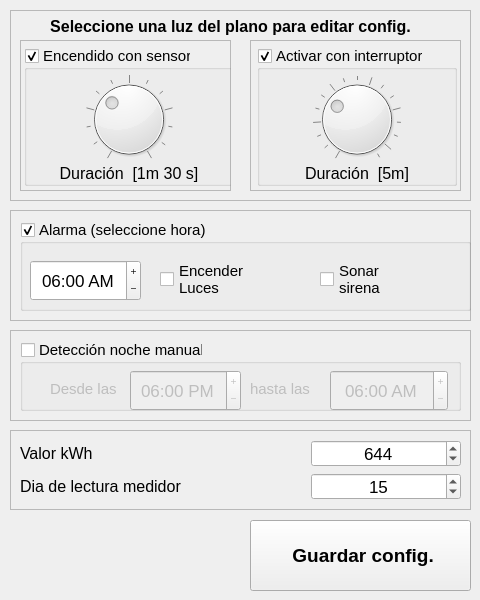
    <widget class="QWidget" name="configG">
     <attribute name="title">
      <string>Config. general</string>
     </attribute>
     <widget class="QPushButton" name="btnSaveG">
      <property name="geometry">
       <rect>
        <x>250</x>
        <y>520</y>
        <width>221</width>
        <height>71</height>
       </rect>
      </property>
      <property name="minimumSize">
       <size>
        <width>0</width>
        <height>0</height>
       </size>
      </property>
      <property name="maximumSize">
       <size>
        <width>512</width>
        <height>200</height>
       </size>
      </property>
      <property name="font">
       <font>
        <family>Arial</family>
        <pointsize>14</pointsize>
        <weight>75</weight>
        <italic>false</italic>
        <bold>true</bold>
       </font>
      </property>
      <property name="text">
       <string> Guardar config.</string>
      </property>
      <property name="icon">
       <iconset resource="icons.qrc">
        <normaloff>:/save</normaloff>:/save</iconset>
      </property>
      <property name="iconSize">
       <size>
        <width>64</width>
        <height>64</height>
       </size>
      </property>
     </widget>
     <widget class="QFrame" name="frame_15">
      <property name="geometry">
       <rect>
        <x>10</x>
        <y>10</y>
        <width>461</width>
        <height>191</height>
       </rect>
      </property>
      <property name="frameShape">
       <enum>QFrame::StyledPanel</enum>
      </property>
      <property name="frameShadow">
       <enum>QFrame::Raised</enum>
      </property>
      <widget class="QFrame" name="frame_16">
       <property name="geometry">
        <rect>
         <x>10</x>
         <y>30</y>
         <width>211</width>
         <height>151</height>
        </rect>
       </property>
       <property name="frameShape">
        <enum>QFrame::StyledPanel</enum>
       </property>
       <property name="frameShadow">
        <enum>QFrame::Raised</enum>
       </property>
       <widget class="QGroupBox" name="gboxSensorOn">
        <property name="geometry">
         <rect>
          <x>4</x>
          <y>6</y>
          <width>210</width>
          <height>140</height>
         </rect>
        </property>
        <property name="font">
         <font>
          <pointsize>11</pointsize>
          <weight>50</weight>
          <bold>false</bold>
         </font>
        </property>
        <property name="title">
         <string>Encendido con sensor</string>
        </property>
        <property name="checkable">
         <bool>true</bool>
        </property>
        <property name="checked">
         <bool>true</bool>
        </property>
        <layout class="QVBoxLayout" name="verticalLayout_2">
         <property name="spacing">
          <number>0</number>
         </property>
         <property name="leftMargin">
          <number>0</number>
         </property>
         <property name="topMargin">
          <number>5</number>
         </property>
         <property name="rightMargin">
          <number>0</number>
         </property>
         <property name="bottomMargin">
          <number>0</number>
         </property>
         <item>
          <widget class="QDial" name="dialShort">
           <property name="minimum">
            <number>10</number>
           </property>
           <property name="maximum">
            <number>240</number>
           </property>
           <property name="singleStep">
            <number>10</number>
           </property>
           <property name="pageStep">
            <number>30</number>
           </property>
           <property name="value">
            <number>90</number>
           </property>
           <property name="orientation">
            <enum>Qt::Horizontal</enum>
           </property>
           <property name="invertedAppearance">
            <bool>false</bool>
           </property>
           <property name="invertedControls">
            <bool>false</bool>
           </property>
           <property name="notchTarget">
            <double>9.000000000000000</double>
           </property>
           <property name="notchesVisible">
            <bool>true</bool>
           </property>
          </widget>
         </item>
         <item>
          <widget class="QLabel" name="lblDialShort">
           <property name="maximumSize">
            <size>
             <width>16777215</width>
             <height>32</height>
            </size>
           </property>
           <property name="font">
            <font>
             <pointsize>12</pointsize>
            </font>
           </property>
           <property name="text">
            <string>Duración  [1m 30 s]</string>
           </property>
           <property name="alignment">
            <set>Qt::AlignCenter</set>
           </property>
          </widget>
         </item>
        </layout>
       </widget>
      </widget>
      <widget class="QFrame" name="frame_17">
       <property name="geometry">
        <rect>
         <x>240</x>
         <y>30</y>
         <width>211</width>
         <height>151</height>
        </rect>
       </property>
       <property name="frameShape">
        <enum>QFrame::StyledPanel</enum>
       </property>
       <property name="frameShadow">
        <enum>QFrame::Raised</enum>
       </property>
       <widget class="QGroupBox" name="gboxOnSen_3">
        <property name="geometry">
         <rect>
          <x>7</x>
          <y>6</y>
          <width>200</width>
          <height>140</height>
         </rect>
        </property>
        <property name="font">
         <font>
          <pointsize>11</pointsize>
          <weight>50</weight>
          <bold>false</bold>
         </font>
        </property>
        <property name="title">
         <string>Activar con interruptor</string>
        </property>
        <property name="checkable">
         <bool>true</bool>
        </property>
        <property name="checked">
         <bool>true</bool>
        </property>
        <layout class="QVBoxLayout" name="verticalLayout_4">
         <property name="spacing">
          <number>0</number>
         </property>
         <property name="leftMargin">
          <number>0</number>
         </property>
         <property name="topMargin">
          <number>5</number>
         </property>
         <property name="rightMargin">
          <number>0</number>
         </property>
         <property name="bottomMargin">
          <number>0</number>
         </property>
         <item>
          <widget class="QDial" name="dialLong">
           <property name="minimum">
            <number>0</number>
           </property>
           <property name="maximum">
            <number>240</number>
           </property>
           <property name="singleStep">
            <number>15</number>
           </property>
           <property name="pageStep">
            <number>45</number>
           </property>
           <property name="value">
            <number>75</number>
           </property>
           <property name="sliderPosition">
            <number>75</number>
           </property>
           <property name="orientation">
            <enum>Qt::Horizontal</enum>
           </property>
           <property name="invertedAppearance">
            <bool>false</bool>
           </property>
           <property name="invertedControls">
            <bool>false</bool>
           </property>
           <property name="notchTarget">
            <double>5.000000000000000</double>
           </property>
           <property name="notchesVisible">
            <bool>true</bool>
           </property>
          </widget>
         </item>
         <item>
          <widget class="QLabel" name="lblDialLong">
           <property name="maximumSize">
            <size>
             <width>16777215</width>
             <height>32</height>
            </size>
           </property>
           <property name="font">
            <font>
             <pointsize>12</pointsize>
            </font>
           </property>
           <property name="text">
            <string>Duración  [5m]</string>
           </property>
           <property name="alignment">
            <set>Qt::AlignCenter</set>
           </property>
          </widget>
         </item>
        </layout>
       </widget>
      </widget>
      <widget class="QLabel" name="label_9">
       <property name="geometry">
        <rect>
         <x>10</x>
         <y>8</y>
         <width>421</width>
         <height>17</height>
        </rect>
       </property>
       <property name="font">
        <font>
         <pointsize>12</pointsize>
         <weight>75</weight>
         <bold>true</bold>
        </font>
       </property>
       <property name="text">
        <string>Seleccione una luz del plano para editar config.</string>
       </property>
       <property name="alignment">
        <set>Qt::AlignCenter</set>
       </property>
      </widget>
     </widget>
     <widget class="QFrame" name="frame_18">
      <property name="geometry">
       <rect>
        <x>10</x>
        <y>210</y>
        <width>461</width>
        <height>111</height>
       </rect>
      </property>
      <property name="frameShape">
       <enum>QFrame::StyledPanel</enum>
      </property>
      <property name="frameShadow">
       <enum>QFrame::Raised</enum>
      </property>
      <widget class="QGroupBox" name="gboxAlarmOn">
       <property name="geometry">
        <rect>
         <x>10</x>
         <y>10</y>
         <width>451</width>
         <height>91</height>
        </rect>
       </property>
       <property name="font">
        <font>
         <pointsize>11</pointsize>
        </font>
       </property>
       <property name="title">
        <string>Alarma (seleccione hora)</string>
       </property>
       <property name="checkable">
        <bool>true</bool>
       </property>
       <property name="checked">
        <bool>true</bool>
       </property>
       <widget class="QCheckBox" name="chkLigthsG">
        <property name="geometry">
         <rect>
          <x>140</x>
          <y>25</y>
          <width>161</width>
          <height>69</height>
         </rect>
        </property>
        <property name="text">
         <string>Encender 
Luces</string>
        </property>
        <property name="icon">
         <iconset resource="icons.qrc">
          <normaloff>:/saver2</normaloff>:/saver2</iconset>
        </property>
        <property name="iconSize">
         <size>
          <width>60</width>
          <height>60</height>
         </size>
        </property>
       </widget>
       <widget class="QCheckBox" name="chkSirenG">
        <property name="geometry">
         <rect>
          <x>300</x>
          <y>25</y>
          <width>131</width>
          <height>69</height>
         </rect>
        </property>
        <property name="text">
         <string>Sonar 
sirena</string>
        </property>
        <property name="icon">
         <iconset resource="icons.qrc">
          <normaloff>:/siren</normaloff>:/siren</iconset>
        </property>
        <property name="iconSize">
         <size>
          <width>60</width>
          <height>60</height>
         </size>
        </property>
       </widget>
       <widget class="QTimeEdit" name="timeAlarm">
        <property name="geometry">
         <rect>
          <x>10</x>
          <y>40</y>
          <width>111</width>
          <height>41</height>
         </rect>
        </property>
        <property name="font">
         <font>
          <pointsize>13</pointsize>
         </font>
        </property>
        <property name="wrapping">
         <bool>false</bool>
        </property>
        <property name="frame">
         <bool>true</bool>
        </property>
        <property name="alignment">
         <set>Qt::AlignCenter</set>
        </property>
        <property name="buttonSymbols">
         <enum>QAbstractSpinBox::PlusMinus</enum>
        </property>
        <property name="displayFormat">
         <string>hh:mm AP</string>
        </property>
        <property name="time">
         <time>
          <hour>6</hour>
          <minute>0</minute>
          <second>0</second>
         </time>
        </property>
       </widget>
      </widget>
     </widget>
     <widget class="QFrame" name="frame_21">
      <property name="geometry">
       <rect>
        <x>10</x>
        <y>430</y>
        <width>461</width>
        <height>80</height>
       </rect>
      </property>
      <property name="frameShape">
       <enum>QFrame::StyledPanel</enum>
      </property>
      <property name="frameShadow">
       <enum>QFrame::Raised</enum>
      </property>
      <layout class="QGridLayout" name="gridLayout_2">
       <item row="0" column="0">
        <widget class="QLabel" name="label_12">
         <property name="font">
          <font>
           <pointsize>12</pointsize>
          </font>
         </property>
         <property name="text">
          <string>Valor kWh</string>
         </property>
         <property name="alignment">
          <set>Qt::AlignLeading|Qt::AlignLeft|Qt::AlignVCenter</set>
         </property>
        </widget>
       </item>
       <item row="0" column="1">
        <widget class="QSpinBox" name="spnPrice">
         <property name="maximumSize">
          <size>
           <width>150</width>
           <height>16777215</height>
          </size>
         </property>
         <property name="font">
          <font>
           <pointsize>13</pointsize>
          </font>
         </property>
         <property name="alignment">
          <set>Qt::AlignCenter</set>
         </property>
         <property name="maximum">
          <number>9999</number>
         </property>
         <property name="value">
          <number>644</number>
         </property>
        </widget>
       </item>
       <item row="1" column="0">
        <widget class="QLabel" name="label_13">
         <property name="font">
          <font>
           <pointsize>12</pointsize>
          </font>
         </property>
         <property name="text">
          <string>Dia de lectura medidor</string>
         </property>
         <property name="alignment">
          <set>Qt::AlignLeading|Qt::AlignLeft|Qt::AlignVCenter</set>
         </property>
        </widget>
       </item>
       <item row="1" column="1">
        <widget class="QSpinBox" name="spnDay">
         <property name="maximumSize">
          <size>
           <width>150</width>
           <height>16777215</height>
          </size>
         </property>
         <property name="font">
          <font>
           <pointsize>13</pointsize>
          </font>
         </property>
         <property name="alignment">
          <set>Qt::AlignCenter</set>
         </property>
         <property name="maximum">
          <number>30</number>
         </property>
         <property name="value">
          <number>15</number>
         </property>
        </widget>
       </item>
      </layout>
     </widget>
     <widget class="QFrame" name="frame_14">
      <property name="geometry">
       <rect>
        <x>10</x>
        <y>330</y>
        <width>461</width>
        <height>91</height>
       </rect>
      </property>
      <property name="frameShape">
       <enum>QFrame::StyledPanel</enum>
      </property>
      <property name="frameShadow">
       <enum>QFrame::Raised</enum>
      </property>
      <widget class="QGroupBox" name="gboxNigth">
       <property name="geometry">
        <rect>
         <x>10</x>
         <y>10</y>
         <width>441</width>
         <height>71</height>
        </rect>
       </property>
       <property name="font">
        <font>
         <pointsize>11</pointsize>
        </font>
       </property>
       <property name="title">
        <string>Detección noche manual</string>
       </property>
       <property name="checkable">
        <bool>true</bool>
       </property>
       <property name="checked">
        <bool>false</bool>
       </property>
       <widget class="QTimeEdit" name="timeEnd">
        <property name="geometry">
         <rect>
          <x>310</x>
          <y>30</y>
          <width>118</width>
          <height>41</height>
         </rect>
        </property>
        <property name="font">
         <font>
          <pointsize>13</pointsize>
         </font>
        </property>
        <property name="wrapping">
         <bool>false</bool>
        </property>
        <property name="frame">
         <bool>true</bool>
        </property>
        <property name="alignment">
         <set>Qt::AlignCenter</set>
        </property>
        <property name="buttonSymbols">
         <enum>QAbstractSpinBox::PlusMinus</enum>
        </property>
        <property name="displayFormat">
         <string>hh:mm AP</string>
        </property>
        <property name="time">
         <time>
          <hour>6</hour>
          <minute>0</minute>
          <second>0</second>
         </time>
        </property>
       </widget>
       <widget class="QTimeEdit" name="timeInit">
        <property name="geometry">
         <rect>
          <x>110</x>
          <y>30</y>
          <width>111</width>
          <height>41</height>
         </rect>
        </property>
        <property name="font">
         <font>
          <pointsize>13</pointsize>
         </font>
        </property>
        <property name="wrapping">
         <bool>false</bool>
        </property>
        <property name="frame">
         <bool>true</bool>
        </property>
        <property name="alignment">
         <set>Qt::AlignCenter</set>
        </property>
        <property name="buttonSymbols">
         <enum>QAbstractSpinBox::PlusMinus</enum>
        </property>
        <property name="displayFormat">
         <string>hh:mm AP</string>
        </property>
        <property name="time">
         <time>
          <hour>18</hour>
          <minute>0</minute>
          <second>0</second>
         </time>
        </property>
       </widget>
       <widget class="QLabel" name="label_10">
        <property name="geometry">
         <rect>
          <x>30</x>
          <y>40</y>
          <width>71</width>
          <height>17</height>
         </rect>
        </property>
        <property name="text">
         <string>Desde las</string>
        </property>
       </widget>
       <widget class="QLabel" name="label_11">
        <property name="geometry">
         <rect>
          <x>230</x>
          <y>40</y>
          <width>71</width>
          <height>17</height>
         </rect>
        </property>
        <property name="text">
         <string>hasta las</string>
        </property>
       </widget>
      </widget>
     </widget>
    </widget>
